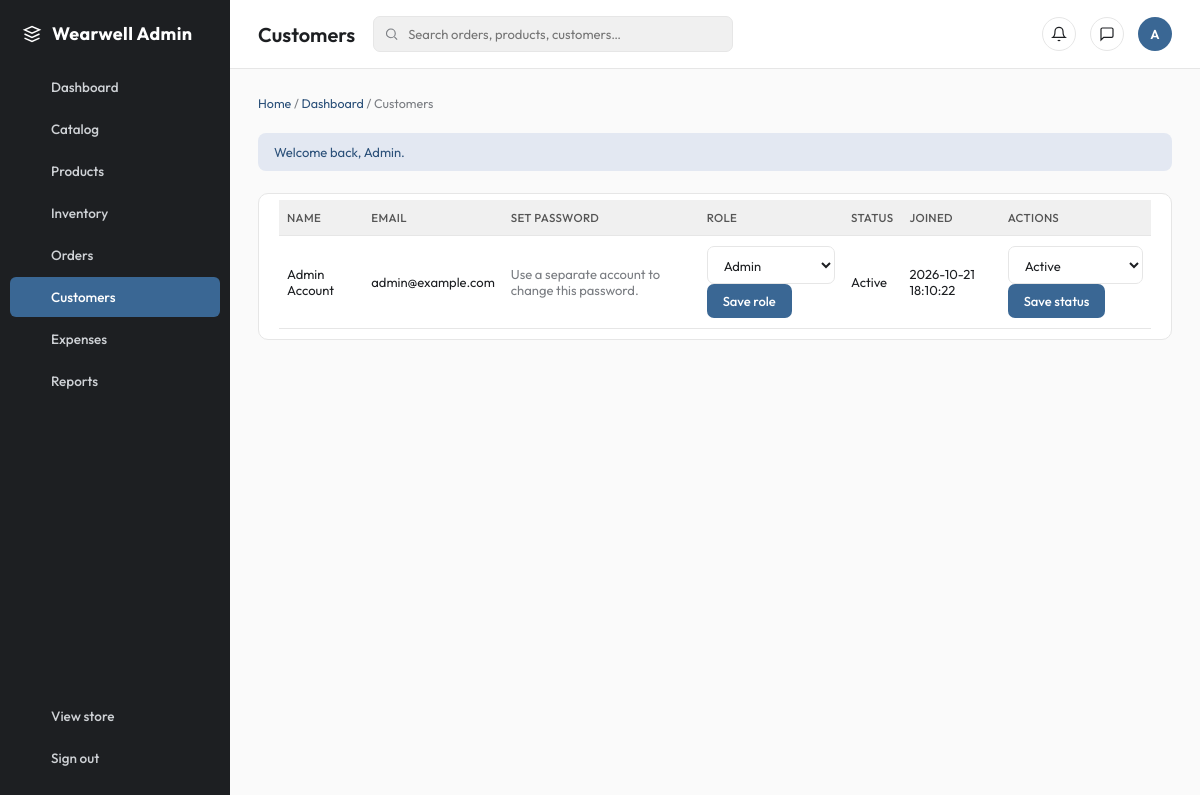
The page /admin/users.php (signed in) on the database its author committed.
### tables this page shows
CREATE TABLE users (
    user_id BIGINT UNSIGNED AUTO_INCREMENT PRIMARY KEY,
    role_name ENUM('Customer', 'Admin') NOT NULL DEFAULT 'Customer',
    status_id TINYINT UNSIGNED NOT NULL,
    username VARCHAR(50) NULL UNIQUE,
    first_name VARCHAR(80) NOT NULL,
    last_name VARCHAR(80) NOT NULL,
    email VARCHAR(190) NOT NULL UNIQUE,
    password_hash VARCHAR(255) NOT NULL,
    phone VARCHAR(30) NULL,
    profile_photo VARCHAR(255) NULL,
    created_at TIMESTAMP NOT NULL DEFAULT CURRENT_TIMESTAMP,
    updated_at TIMESTAMP NOT NULL DEFAULT CURRENT_TIMESTAMP ON UPDATE CURRENT_TIMESTAMP,
    CONSTRAINT fk_users_status FOREIGN KEY (status_id) REFERENCES account_statuses (status_id)
);

CREATE TABLE account_statuses (
    status_id TINYINT UNSIGNED AUTO_INCREMENT PRIMARY KEY,
    status_name VARCHAR(30) NOT NULL UNIQUE
);

### includes/functions.php (called while the page is built, shortened)
<?php
function e(mixed $value): string
{
    return htmlspecialchars((string) $value, ENT_QUOTES, "UTF-8");
}
function current_user(): ?array
{
    return $_SESSION["user"] ?? null;
}

### admin/users.php (the view, shortened to what this page needs)
<?php
require_once __DIR__ . "/../includes/functions.php";
$users = $pdo
    ->query(
        "SELECT u.user_id,u.first_name,u.last_name,u.email,u.created_at,u.status_id,u.role_name,s.status_name FROM users u JOIN account_statuses s ON s.status_id=u.status_id ORDER BY u.created_at DESC",
    )
    ->fetchAll();
$roles = ["Admin", "Customer"];
$statuses = $pdo
    ->query(
        "SELECT status_id,status_name FROM account_statuses ORDER BY status_name",
    )
    ->fetchAll();
$pageTitle = "Customers";
require __DIR__ . "/../includes/admin_header.php";
?>
<div class="table-wrap">
  <table>
    <thead>
      <tr>
        <th>Name</th>
        <th>Email</th>
        <th>Set password</th>
        <th>Role</th>
        <th>Status</th>
        <th>Joined</th>
        <th>Actions</th>
      </tr>
    </thead>
    <tbody>
      <?php foreach ($users as $u): ?>
      <tr>
        <td><?= e($u["first_name"] . " " . $u["last_name"]) ?></td>
        <td><?= e($u["email"]) ?></td>
        <td>
          <?php if ((int) $u["user_id"] === (int) current_user()["id"]): ?>
            <span class="muted">Use a separate account to change this password.</span>
          <?php endif; ?>
        </td>
        <td>
          <form method="post">
            <input type="hidden" name="csrf" value="<?= e(
                csrf_token(),
            ) ?>" /><input type="hidden" name="user_id" value="<?= (int) $u[
    "user_id"
] ?>" /><input type="hidden" name="action" value="role" /><select
              name="role_name"
            >
              <?php foreach ($roles as $role): ?>
              <option value="<?= e($role) ?>" <?= $u[
    "role_name"
] === $role
    ? "selected"
    : "" ?>><?= e($role) ?></option>
              <?php endforeach; ?></select
            ><button>Save role</button>
          </form>
        </td>
        <td><?= e($u["status_name"]) ?></td>
        <td><?= e($u["created_at"]) ?></td>
        <td>
          <form method="post">
            <input type="hidden" name="csrf" value="<?= e(
                csrf_token(),
            ) ?>" /><input type="hidden" name="user_id" value="<?= (int) $u[
    "user_id"
] ?>" /><input type="hidden" name="action" value="status" /><select
              name="status_id"
            >
              <?php foreach ($statuses as $st): ?>
              <option value="<?= (int) $st["status_id"] ?>" <?= (int) $u[
    "status_id"
] === (int) $st["status_id"]
    ? "selected"
    : "" ?>><?= e($st["status_name"]) ?></option>
              <?php endforeach; ?></select
            ><button>Save status</button>
          </form>
        </td>
      </tr>
      <?php endforeach; ?>
    </tbody>
  </table>
</div>
<?php require __DIR__ . "/../includes/admin_footer.php"; ?>

### includes/admin_header.php (shortened to what this page needs)
<?php
require_once __DIR__ . "/functions.php";
$pageTitle = $pageTitle ?? "Dashboard";
$notice = $_SESSION["flash"] ?? null;
$here = basename($_SERVER["SCRIPT_NAME"] ?? "index.php");
$initial = strtoupper(substr(current_user()["name"] ?? "A", 0, 1));
$icons = [
    "dashboard" =>
        '<rect x="3" y="3" width="7" height="7" rx="1"/><rect x="14" y="3" width="7" height="7" rx="1"/><rect x="3" y="14" width="7" height="7" rx="1"/><rect x="14" y="14" width="7" height="7" rx="1"/>',
    "catalog" =>
        '<path d="M4 7l8-4 8 4-8 4-8-4z"/><path d="M4 7v10l8 4 8-4V7"/>',
    "products" =>
        '<path d="M6 2l1 5h10l1-5"/><path d="M4 7h16l-1.5 13a2 2 0 0 1-2 2H7.5a2 2 0 0 1-2-2L4 7z"/>',
    "inventory" =>
        '<rect x="3" y="4" width="18" height="16" rx="1"/><path d="M3 10h18"/>',
    "orders" =>
        '<circle cx="9" cy="20" r="1.4"/><circle cx="18" cy="20" r="1.4"/><path d="M2 3h2l2.6 13.2a2 2 0 0 0 2 1.6h8.8a2 2 0 0 0 2-1.6L21 7H6"/>',
    "users" =>
        '<circle cx="12" cy="8" r="3.4"/><path d="M4.5 20a7.5 7.5 0 0 1 15 0"/>',
    "expenses" => '<path d="M3 20h18"/><path d="M6 20V10M12 20V4M18 20V14"/>',
    "reports" =>
        '<path d="M4 19V5"/><path d="M4 19h16"/><path d="M8 19v-6M13 19v-9M18 19v-4"/>',
    "store" => '<path d="M3 10l9-7 9 7v10a1 1 0 0 1-1 1H4a1 1 0 0 1-1-1z"/>',
    "out" =>
        '<path d="M9 21H5a2 2 0 0 1-2-2V5a2 2 0 0 1 2-2h4"/><path d="M16 17l5-5-5-5M21 12H9"/>',
];
$links = [
    "index.php" => ["Dashboard", "dashboard"],
    "catalog.php" => ["Catalog", "catalog"],
    "products.php" => ["Products", "products"],
    "inventory.php" => ["Inventory", "inventory"],
    "orders.php" => ["Orders", "orders"],
    "users.php" => ["Customers", "users"],
    "expenses.php" => ["Expenses", "expenses"],
    "reports.php" => ["Reports", "reports"],
];
?>
<!doctype html>
<html lang="en">
<head>
    <link rel="stylesheet" href="<?= APP_BASE ?>/assets/css/admin.css">
</head>
<body>
<div class="wrap">
    <aside class="side">
        <div class="brand">
            <svg width="20" height="20" viewBox="0 0 24 24" fill="none" stroke="currentColor" stroke-width="1.8" aria-hidden="true">
                <path d="M3 7l9-4 9 4-9 4-9-4z"/>
                <path d="M3 12l9 4 9-4"/>
                <path d="M3 17l9 4 9-4"/>
            </svg>
            Wearwell Admin
        </div>
        <nav aria-label="Primary">
            <?php foreach ($links as $file => [$label, $icon]): ?>
                <a
                    href="<?= APP_BASE ?>/admin/<?= e($file) ?>"
                    <?= $here === $file
                        ? 'class="active" aria-current="page"'
                        : "" ?>
                >
                    <svg viewBox="0 0 24 24" aria-hidden="true"><?= $icons[
                        $icon
                    ] ?></svg>
                    <?= e($label) ?>
                </a>
            <?php endforeach; ?>
        </nav>
        <div class="spacer"></div>
        <nav aria-label="Account">
            <a href="<?= APP_BASE ?>/index.php">
                <svg viewBox="0 0 24 24" aria-hidden="true"><?= $icons[
                    "store"
                ] ?></svg>
                View store
            </a>
            <a href="<?= APP_BASE ?>/user/logout.php">
                <svg viewBox="0 0 24 24" aria-hidden="true"><?= $icons[
                    "out"
                ] ?></svg>
                Sign out
            </a>
        </nav>
    </aside>
    <div class="main">
        <header class="topbar">
            <h1><?= e($pageTitle) ?></h1>
            <div class="search">
                <svg viewBox="0 0 24 24" aria-hidden="true"><circle cx="11" cy="11" r="7"/><path d="M21 21l-4.3-4.3"/></svg>
                <input id="q" type="search" placeholder="Search orders, products, customers…" data-table-filter>
            </div>
            <div class="top-actions">
                <button type="button" class="icon-btn" aria-label="Notifications">
                    <svg viewBox="0 0 24 24" aria-hidden="true"><path d="M18 8a6 6 0 1 0-12 0c0 7-3 9-3 9h18s-3-2-3-9"/><path d="M13.7 21a2 2 0 0 1-3.4 0"/></svg>
                </button>
                <button type="button" class="icon-btn" aria-label="Messages">
                    <svg viewBox="0 0 24 24" aria-hidden="true"><path d="M21 15a2 2 0 0 1-2 2H7l-4 4V5a2 2 0 0 1 2-2h14a2 2 0 0 1 2 2z"/></svg>
                </button>
                <div class="avatar" title="<?= e(
                    current_user()["name"] ?? "",
                ) ?>"><?= e($initial) ?></div>
            </div>
        </header>
        <div class="content">
            <div class="crumb">
                <a href="<?= APP_BASE ?>/index.php">Home</a> /
                <?php if ($here === "index.php"): ?>
                    Dashboard
                <?php else: ?>
                    <a href="<?= APP_BASE ?>/admin/index.php">Dashboard</a> / <?= e(
    $pageTitle,
) ?>
                <?php endif; ?>
            </div>
            <?php if ($notice): ?>
                <div class="notice <?= e($notice[1]) ?>"><?= e(
    $notice[0],
) ?></div>
            <?php endif; ?>

### includes/admin_footer.php (shortened to what this page needs)
        </div>
    </div>
</div>
</body>
</html>

### assets/css/admin.css (style rules this page uses)
* { box-sizing: border-box; }
body { margin: 0; font-family: "Outfit", system-ui, sans-serif; background: #fafafa; color: #1d1f22; }
a { color: #2b5079; text-decoration: none; }
.wrap { display: flex; min-height: 100vh; }
.side { width: 230px; flex: 0 0 230px; background: #1d1f22; color: #fff; display: flex; flex-direction: column; padding: 22px 0; position: sticky; top: 0; height: 100vh; overflow-y: auto; }
.side .brand { font-weight: 700; font-size: 18px; letter-spacing: 0.02em; padding: 0 22px 22px; display: flex; align-items: center; gap: 10px; color: #fff; }
.side nav { display: flex; flex-direction: column; gap: 2px; padding: 0 10px; }
.side a { display: flex; align-items: center; gap: 12px; padding: 11px 12px; border-radius: 6px; color: #cfd2d6; font-size: 13.5px; font-weight: 500; }
.side a svg { width: 17px; height: 17px; flex: 0 0 17px; stroke: currentColor; fill: none; stroke-width: 1.7; }
.side a.active { background: #3a6794; color: #fff; }
.side .spacer { flex: 1; }
.main { flex: 1; min-width: 0; display: flex; flex-direction: column; }
.topbar { display: flex; align-items: center; gap: 18px; padding: 16px 28px; background: #fff; border-bottom: 1px solid #e6e6e6; }
.topbar h1 { font-size: 20px; font-weight: 600; margin: 0; white-space: nowrap; }
.search { flex: 1; max-width: 360px; position: relative; }
.search input { width: 100%; padding: 9px 12px 9px 34px; border: 1px solid #e6e6e6; border-radius: 7px; font: inherit; font-size: 13px; background: #f0f0f0; }
.search svg { position: absolute; left: 11px; top: 50%; transform: translateY(-50%); width: 15px; height: 15px; stroke: #7a7d82; fill: none; stroke-width: 1.8; }
.top-actions { display: flex; align-items: center; gap: 14px; margin-left: auto; }
.icon-btn { width: 34px; height: 34px; border-radius: 50%; border: 1px solid #e6e6e6; background: #fff; display: grid; place-items: center; cursor: pointer; color: #1d1f22; padding: 0; }
.icon-btn svg { width: 16px; height: 16px; stroke: currentColor; fill: none; stroke-width: 1.8; }
.avatar { width: 34px; height: 34px; border-radius: 50%; background: #3a6794; color: #fff; display: grid; place-items: center; font-size: 13px; font-weight: 600; }
.content { padding: 26px 28px; display: flex; flex-direction: column; gap: 22px; }
.crumb { font-size: 12.5px; color: #7a7d82; }
.crumb a { color: #2b5079; }
table { width: 100%; border-collapse: collapse; font-size: 13px; }
th, td { text-align: left; padding: 10px 8px; border-bottom: 1px solid #e6e6e6; }
th { background: #f0f0f0; font-weight: 500; color: #555; font-size: 11.5px; text-transform: uppercase; letter-spacing: 0.03em; }
.muted { color: #7a7d82; }
.table-wrap { background: #fff; border: 1px solid #e6e6e6; border-radius: 10px; padding: 6px 20px 10px; overflow: auto; }
.table-wrap table { margin: 0; }
input, select, textarea { width: 100%; padding: 9px 12px; border: 1px solid #e6e6e6; border-radius: 7px; font: inherit; font-size: 13px; background: #fff; color: #1d1f22; }
button, .button { display: inline-block; background: #3a6794; border: 0; border-radius: 7px; color: #fff; padding: 9px 16px; font: 500 13px "Outfit", sans-serif; cursor: pointer; text-decoration: none; }
.notice { padding: 11px 16px; background: #e3e8f2; color: #2b5079; border-radius: 8px; font-size: 13px; }

### rows shown on the page
users: first_name+last_name "Admin Account", email "admin@example.com", shows "Use a separate account to change this password.", status.status_name "Active", created_at "2026-10-21 18:10:22", status_id "Active"

### other values the page prints
$label "Dashboard"
$label "Catalog"
$label "Products"
$label "Inventory"
$label "Orders"
$label "Customers"
$label "Expenses"
$label "Reports"
$pageTitle "Customers"
$initial "A"
$notice[0] "Welcome back, Admin."
form field role_name "Admin"
